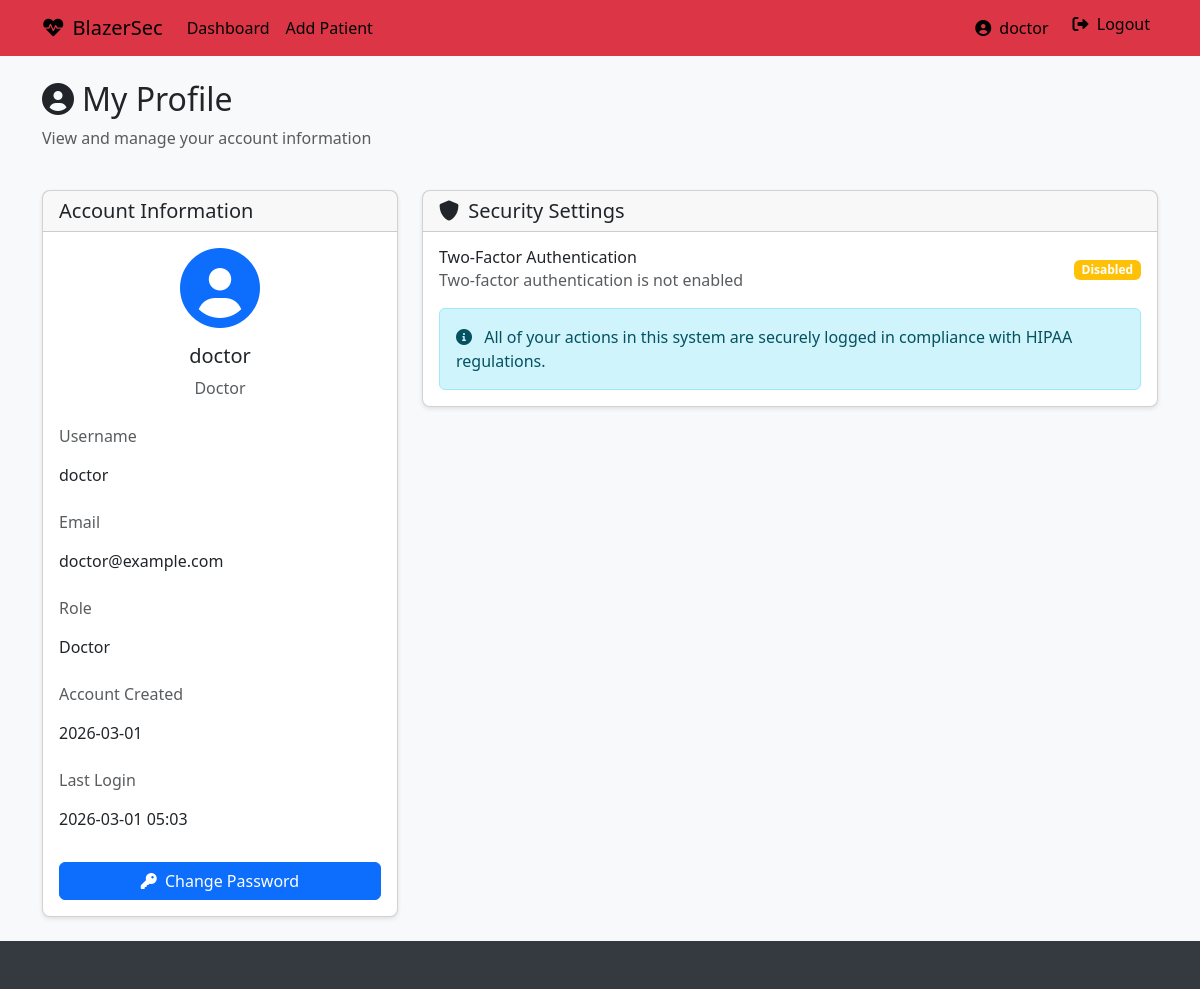
Page /profile (signed in) on the earlier database version.
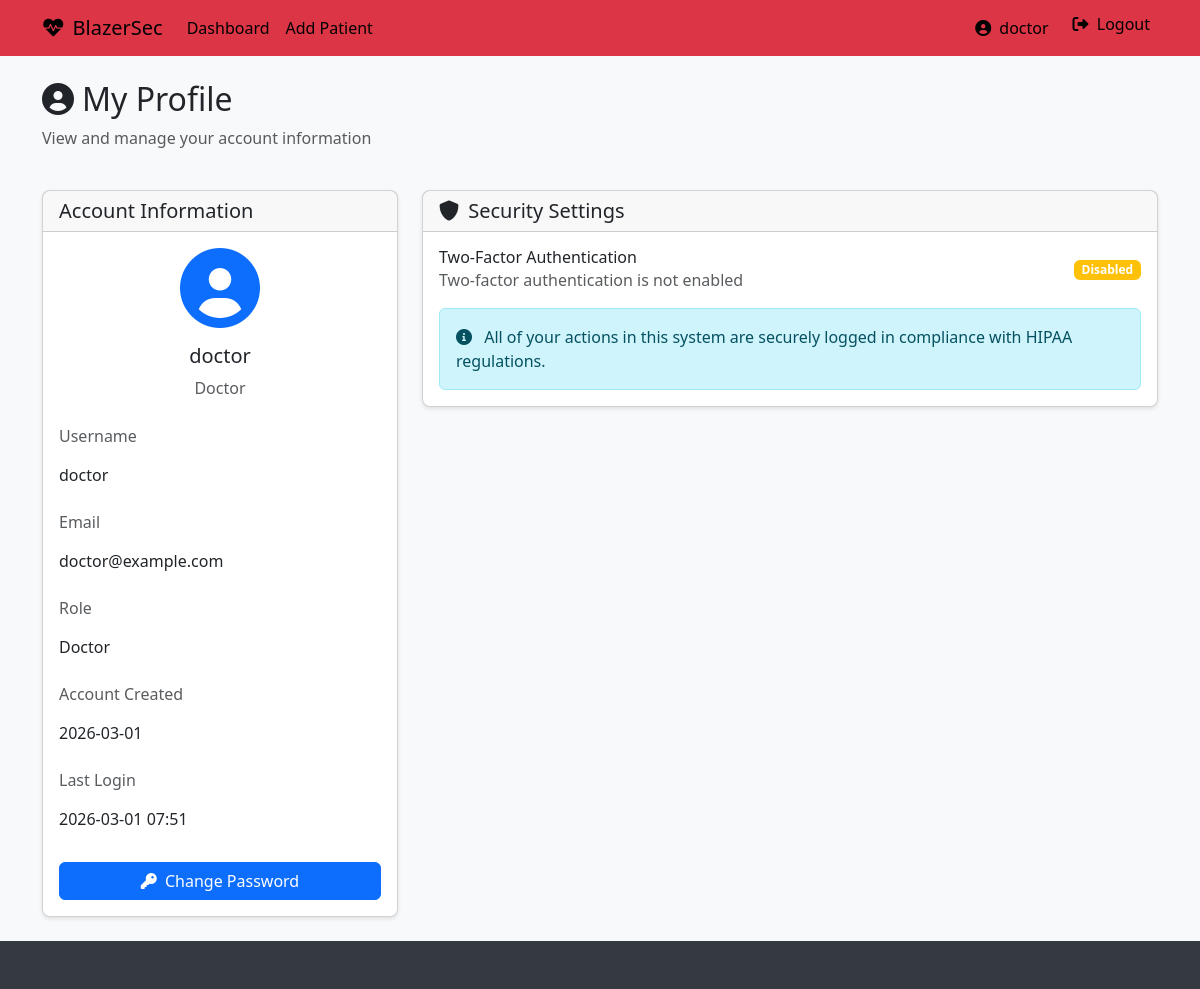
Same page on the later database version.
### app.py (models this page shows, shortened)
class User(db.Model, UserMixin):
    id = db.Column(db.Integer, primary_key=True)
    username = db.Column(db.String(80), unique=True, nullable=False)
    user_first_name = db.Column(db.String(80), nullable = False)
    user_last_name = db.Column(db.String(80), nullable = False)
    password_hash = db.Column(db.String(128), nullable=False)
    email = db.Column(db.String(120), unique=True, nullable=False)
    role = db.Column(db.String(20), nullable=False, default='patient')  # admin, doctor, patient
    totp_secret = db.Column(db.String(32), nullable=True)  # For 2FA
    is_active = db.Column(db.Boolean, default=True)
    created_at = db.Column(db.DateTime, default=datetime.now)
    last_login = db.Column(db.DateTime, nullable=True)
    patient = db.relationship('Patient', backref='user', uselist=False)

### app.py (the view)
@app.route('/profile')
@login_required
def profile():
    patient = None
    if current_user.role == 'patient':
        patient = Patient.query.filter_by(user_id=current_user.id).first()
    return render_template('profile.html', patient=patient)

### app.py (called while the page is built)
@login_manager.user_loader
def load_user(user_id):
    return User.query.get(int(user_id))

@app.after_request
def add_security_headers(response):
    response.headers['X-Content-Type-Options'] = 'nosniff'
    response.headers['X-Frame-Options'] = 'SAMEORIGIN'
    response.headers['X-XSS-Protection'] = '1; mode=block'
    response.headers['Strict-Transport-Security'] = 'max-age=31536000; includeSubDomains'
    response.headers['Content-Security-Policy'] = "default-src 'self'; script-src 'self' cdn.jsdelivr.net; style-src 'self' cdn.jsdelivr.net; img-src 'self' data:;"
    response.headers['Referrer-Policy'] = 'strict-origin-when-cross-origin'
    return response

### templates/profile.html (shortened to what this page needs)
{% extends 'base.html' %}
{% block content %}
<div class="row mb-4">
    <div class="col">
        <h2><i class="fas fa-user-circle me-2"></i>My Profile</h2>
        <p class="text-muted">View and manage your account information</p>
    </div>
</div>
<div class="row">
    <div class="col-lg-4">
        <div class="card mb-4">
            <div class="card-header">
                <h5 class="mb-0">Account Information</h5>
            </div>
            <div class="card-body">
                <div class="text-center mb-4">
                    <div class="avatar-placeholder mb-3">
                        <i class="fas fa-user-circle fa-5x text-primary"></i>
                    </div>
                    <h5>{{ current_user.username }}</h5>
                    <p class="text-muted">{{ current_user.role.capitalize() }}</p>
                </div>
                <div class="mb-3">
                    <label class="form-label text-muted">Username</label>
                    <p class="form-control-plaintext">{{ current_user.username }}</p>
                </div>
                <div class="mb-3">
                    <label class="form-label text-muted">Email</label>
                    <p class="form-control-plaintext">{{ current_user.email }}</p>
                </div>
                <div class="mb-3">
                    <label class="form-label text-muted">Role</label>
                    <p class="form-control-plaintext">{{ current_user.role.capitalize() }}</p>
                </div>
                <div class="mb-3">
                    <label class="form-label text-muted">Account Created</label>
                    <p class="form-control-plaintext">{{ current_user.created_at.strftime('%Y-%m-%d') }}</p>
                </div>
                <div class="mb-3">
                    <label class="form-label text-muted">Last Login</label>
                    <p class="form-control-plaintext">{{ current_user.last_login.strftime('%Y-%m-%d %H:%M') if current_user.last_login else 'N/A' }}</p>
                </div>
                <div class="d-grid mt-4">
                    <a href="{{ url_for('change_password') }}" class="btn btn-primary">
                        <i class="fas fa-key me-1"></i> Change Password
                    </a>
                </div>
            </div>
        </div>
    </div>
    <div class="col-lg-8">
        <div class="card">
            <div class="card-header">
                <h5 class="mb-0">
                    <i class="fas fa-shield-alt me-1"></i> Security Settings
                </h5>
            </div>
            <div class="card-body">
                <div class="d-flex align-items-center justify-content-between mb-3">
                    <div>
                        <h6 class="mb-0">Two-Factor Authentication</h6>
                        <p class="text-muted mb-0">
                            {% if current_user.totp_secret %}
                            Two-factor authentication is enabled
                            {% else %}
                            Two-factor authentication is not enabled
                            {% endif %}
                        </p>
                    </div>
                    {% if current_user.totp_secret %}
                    <span class="badge bg-success">Enabled</span>
                    {% else %}
                    <span class="badge bg-warning">Disabled</span>
                    {% endif %}
                </div>
                <div class="alert alert-info mt-3 mb-0">
                    <i class="fas fa-info-circle me-2"></i> All of your actions in this system are securely logged in compliance with HIPAA regulations.
                </div>
            </div>
        </div>
    </div>
</div>
{% endblock %}

### templates/base.html (shortened to what this page needs)
<!DOCTYPE html>
<html lang="en">
<head>
    <link href="https://cdn.jsdelivr.net/npm/bootstrap@5.3.0-alpha1/dist/css/bootstrap.min.css" rel="stylesheet">
    <link rel="stylesheet" href="https://cdnjs.cloudflare.com/ajax/libs/font-awesome/6.0.0/css/all.min.css">
</head>
<body>
    <nav class="navbar navbar-expand-lg navbar-dark mb-4">
        <div class="container">
            <a class="navbar-brand" href="{{ url_for('index') }}">
                <i class="fas fa-heartbeat me-2"></i>BlazerSec
            </a>
            <div class="collapse navbar-collapse" id="navbarNav">
                <ul class="navbar-nav me-auto">
                    {% if current_user.is_authenticated %}
                        <li class="nav-item">
                            <a class="nav-link" href="{{ url_for('dashboard') }}">Dashboard</a>
                        </li>
                        {% if current_user.role == 'doctor' %}
                            <li class="nav-item">
                                <a class="nav-link" href="{{ url_for('add_patient') }}">Add Patient</a>
                            </li>
                        {% endif %}
                    {% endif %}
                </ul>
                <ul class="navbar-nav">
                    {% if current_user.is_authenticated %}
                        <li class="nav-item">
                            <a class="nav-link" href="{{ url_for('profile') }}">
                                <i class="fas fa-user-circle me-1"></i> {{ current_user.username }}
                            </a>
                        </li>
                        <li class="nav-item">
                            <a class="nav-link btn-logout py-1 px-2 ms-2 rounded" href="{{ url_for('logout') }}">
                                <i class="fas fa-sign-out-alt me-1"></i> Logout
                            </a>
                        </li>
                    {% endif %}
                </ul>
            </div>
        </div>
    </nav>
    <div class="container">
        {% block content %}{% endblock %}
    </div>
    <footer class="footer mt-auto py-3">
    </footer>
</body>
</html>

Differences in the rows shown:
changed User "doctor": last_login "2026-03-01 05:03" → "2026-03-01 07:51"
